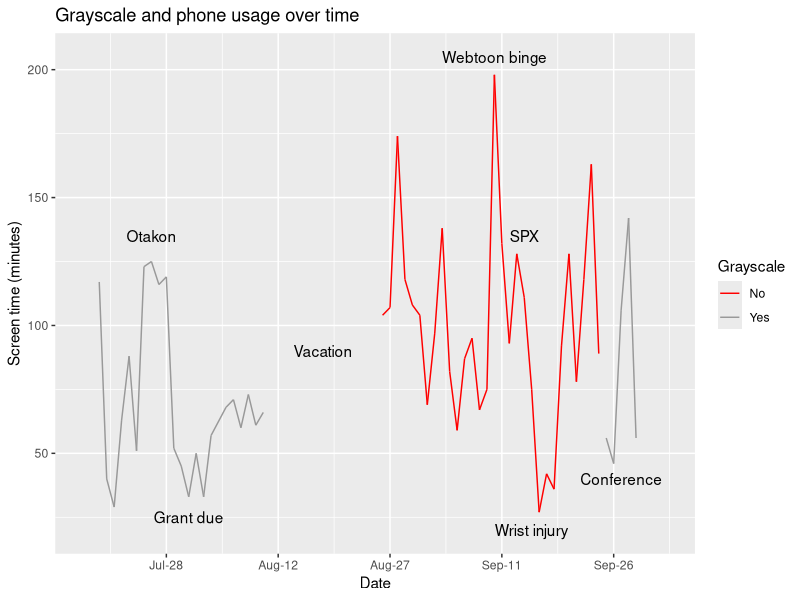
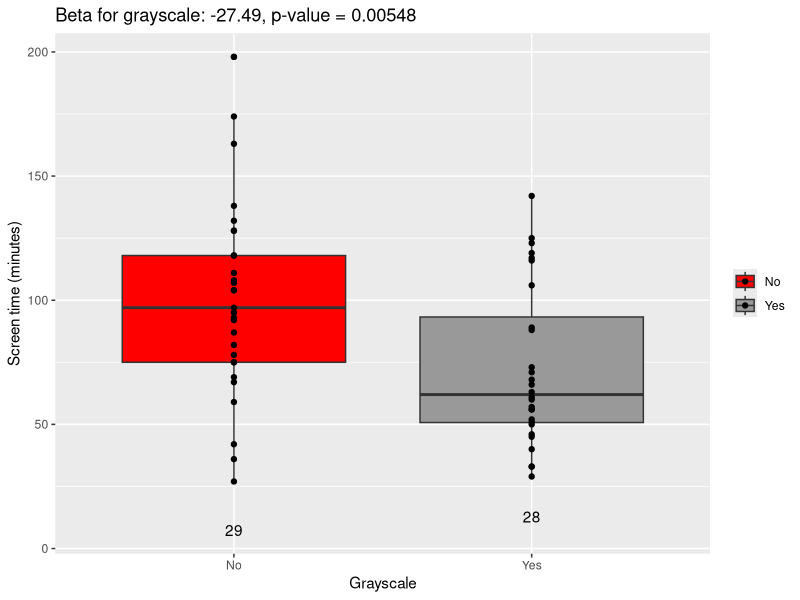
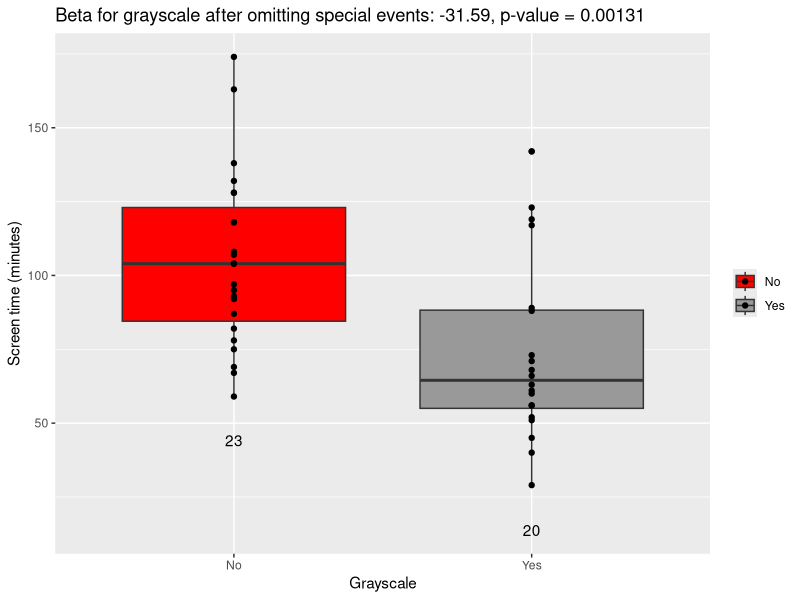
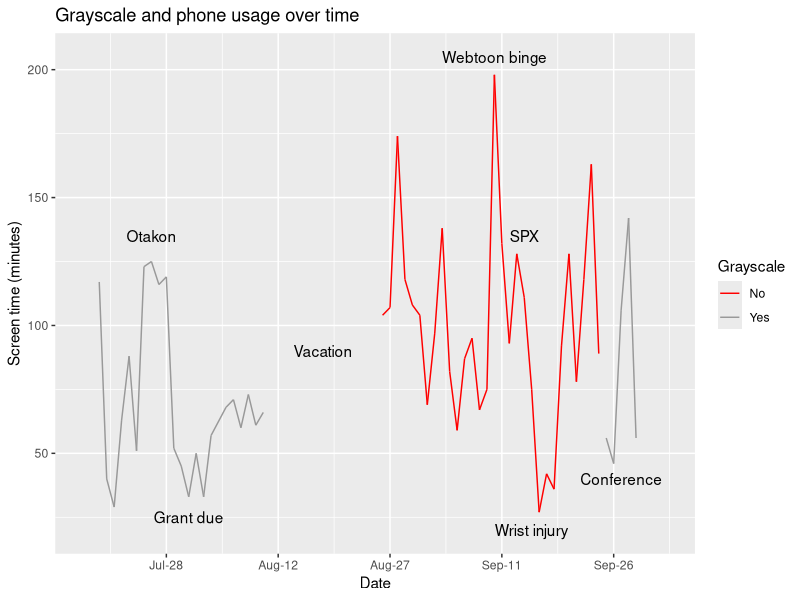
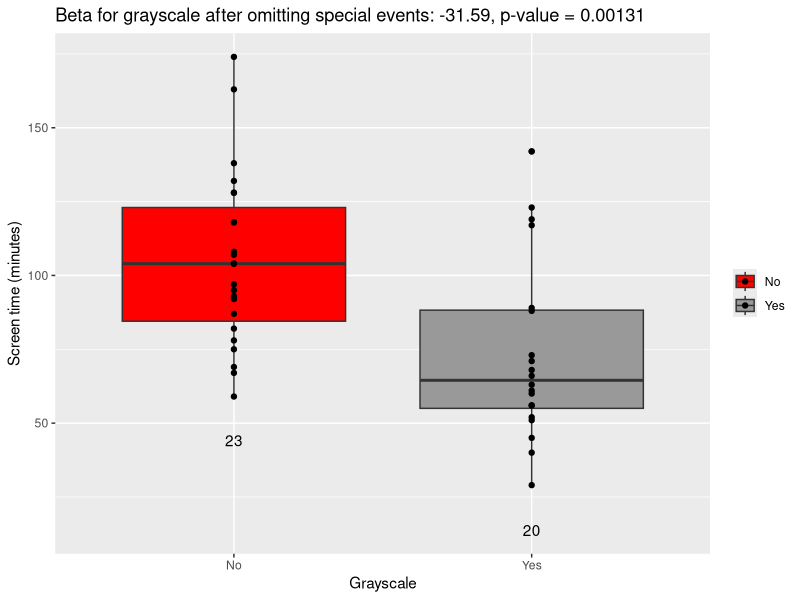

These figures' R source, in order:
## ---- chunk 1
library(tidyverse)
library(knitr)
library(ggplot2)
wd <- '~/Documents/Making Things/DataViz/Screen Time/'
knitr::opts_knit$set(root.dir = wd)
## ---- chunk 2
### read data
df <- read.csv('My.Screen.Time - Sheet1.csv')
df$Day <- paste0(df$Day, '/2019')

### reformat dates
df$Day.Reformat <- as.Date(df$Day, format = "%m/%d/%Y")

### making variables
df$Avg.minutes.per.pickup <- df$Screen.time/df$Num.pickups
df$Weekend <- ifelse(df$Day.of.week %in% c('Saturday', 'Sunday'), 'Yes', 'No')

### refactoring days of week
df$Day.of.week <- factor(df$Day.of.week, levels = c('Sunday', 'Monday', 'Tuesday', 'Wednesday', 'Thursday', 'Friday', 'Saturday'))

## helps with coloring
df$gp <- ifelse(df$Day.Reformat > '2019-08-12', 1, 0)
df$gp[which(df$Day.Reformat > '2019-09-24')] <- 2

### save df
save(df, file = 'df.rds')
## ---- chunk 3
p <- ggplot(df, aes(Day.Reformat, Screen.time, col = Grayscale, group = gp)) + geom_line() + ylab('Screen time (minutes)') + xlab('Date')

otakon <- as.Date('07/26/2019', format = "%m/%d/%Y")
grant <- as.Date('07/31/2019', format = "%m/%d/%Y")
wtoon <- as.Date('09/10/2019', format = "%m/%d/%Y")
spx <- as.Date('09/14/2019', format = "%m/%d/%Y")
wrist <- as.Date('09/15/2019', format = "%m/%d/%Y")
vacay <- as.Date('08/18/2019', format = "%m/%d/%Y")
conf <- as.Date('09/27/2019', format = "%m/%d/%Y")

w.annot <- p + annotate(geom="text", x=otakon, y=135, label="Otakon", color="black") + annotate(geom="text", x=grant, y=25, label="Grant due", color="black") + annotate(geom="text", x=wtoon, y=205, label="Webtoon binge", color="black") + annotate(geom="text", x=spx, y=135, label="SPX", color="black")  + annotate(geom="text", x=wrist, y=20, label="Wrist injury", color="black") + annotate(geom="text", x=vacay, y=90, label="Vacation", color="black") + annotate(geom="text", x=conf, y=40, label="Conference", color="black")

lims = as.Date(c("2019-07-17","2019-10-3"))

w.title <- w.annot + ggtitle('Grayscale and phone usage over time') + scale_color_manual(values=c("#FF0000", "#999999")) + scale_x_date(date_breaks = "15 days", date_labels = '%b-%e', limits = lims)

print(w.title)
## ---- chunk 4
give.n <- function(x){return(c(y = min(x)-(sd(x)/2), label = length(x)))}
gscale <- ggplot(df, aes(Grayscale, Screen.time, fill = Grayscale)) + geom_boxplot( ) + stat_summary(fun.data = give.n, geom = "text") + geom_point() + ggtitle('Beta for grayscale: -27.49, p-value = 0.00548') + xlab('Grayscale') + ylab('Screen time (minutes)') + scale_fill_manual(values=c("#FF0000", "#999999")) + theme(legend.title = element_blank()) 
print(gscale)
lm(df$Screen.time ~ df$Grayscale) %>% summary
## ---- chunk 5
# ### Plot by day of week
# d.of.week <- ggplot(df, aes(Day.of.week, Screen.time, fill = Grayscale)) + geom_boxplot( )  + scale_fill_manual(values=c("#FF0000", "#999999")) + xlab('Day of the week') + ylab('Screen time (minutes)') + ggtitle('No grayscale leads to increased screentime') 
# print(d.of.week)
## ---- chunk 6
no.specials <- subset(df, Wrist.Injury == 'No')
no.specials <- subset(no.specials, Special.Event == '')

lm(no.specials$Screen.time ~ no.specials$Grayscale) %>% summary

no.special <- ggplot(no.specials, aes(Grayscale, Screen.time, fill = Grayscale)) + geom_boxplot( ) + stat_summary(fun.data = give.n, geom = "text") + geom_point() + ggtitle('Beta for grayscale after omitting special events: -31.59, p-value = 0.00131') + xlab('Grayscale') + ylab('Screen time (minutes)')  + scale_fill_manual(values=c("#FF0000", "#999999")) + theme(legend.title = element_blank()) 
print(no.special)
## ---- chunk 7
# library(gridExtra)
# # grid.arrange(w.title, gscale, ncol = 1)
# png(file = '~/Desktop/for.reddit.png', height = 600, width = 600)
# grid.arrange(w.title, d.of.week, ncol = 1)
# dev.off()

png(file = '~/Desktop/for.reddit2.png', height = 250, width = 500)
print(w.title)
dev.off()

png(file = '~/Desktop/nosurf.png', height = 400, width = 400)
print(no.special)
dev.off()

